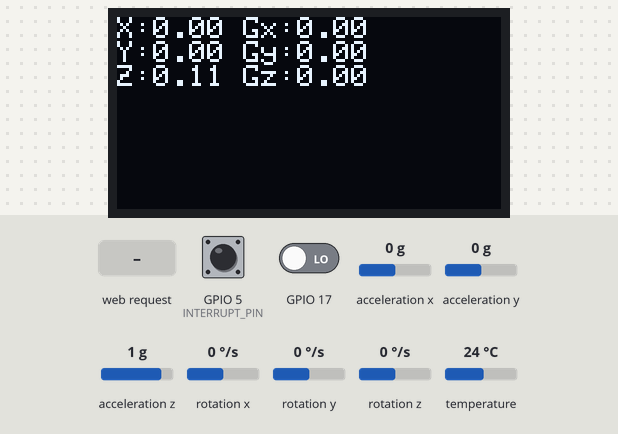
A sketch run on a simulated ESP32. Parts: 128×64 one-colour display. The test bench sets the inputs (shaded band); at power-on: rotation x 0 °/s, GPIO 17 LOW, GPIO 5 (INTERRUPT_PIN) HIGH, acceleration x 0 g, acceleration y 0 g, acceleration z 1 g, rotation y 0 °/s, rotation z 0 °/s, temperature 24 °C. WiFi joins after 1.5 s; servers stay silent unless stated; storage starts empty; what the sketch prints to the serial monitor is not drawn.

Above: at 9.9 s.
10.0 s: rotation x set to -192 °/s
At 10.19 s:
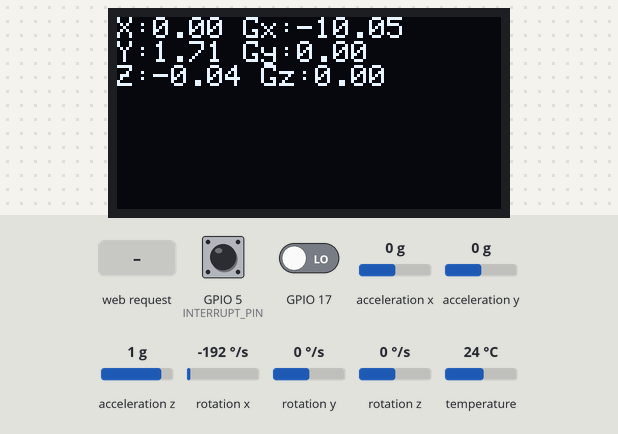
12.4 s: GPIO 17 driven HIGH
At 12.72 s:
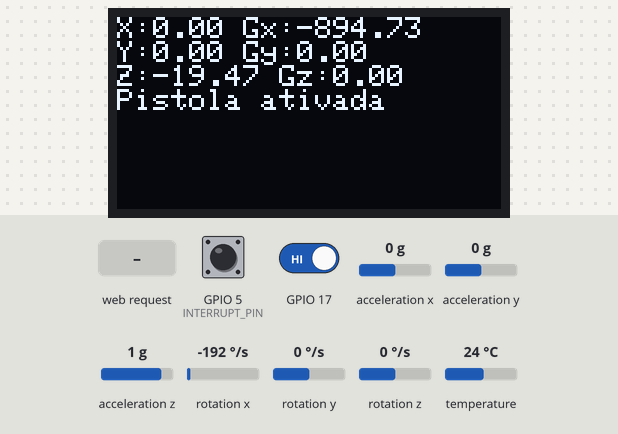
15.0 s: GPIO 5 (INTERRUPT_PIN) pulled LOW for 0.15 s
At 15.57 s:
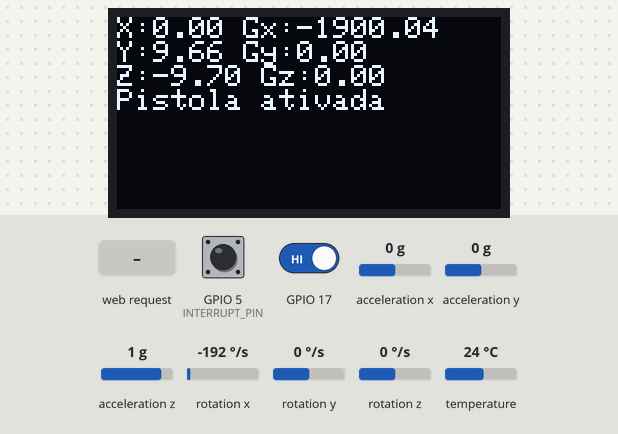
15.7 s: rotation x set to 0 °/s
At 16.9 s:
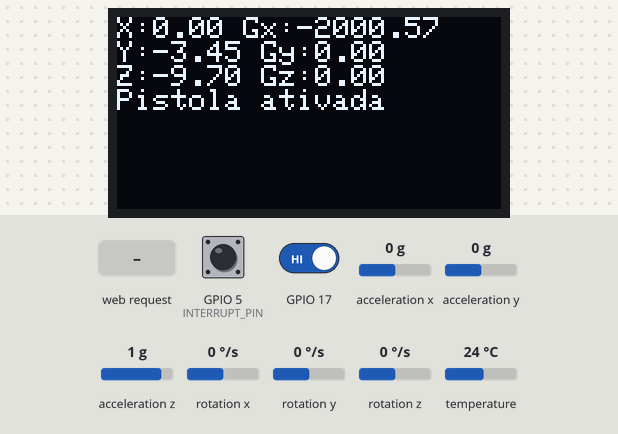
17.2 s: HTTP request GET /reset received
At 17.9 s:
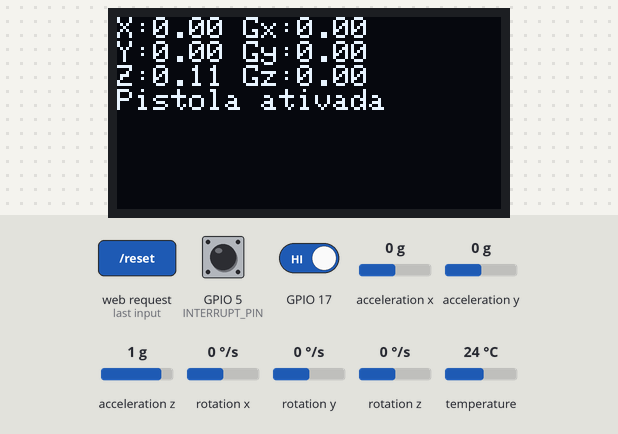
18.7 s: acceleration x set to -1.4 g
At 19.8 s:
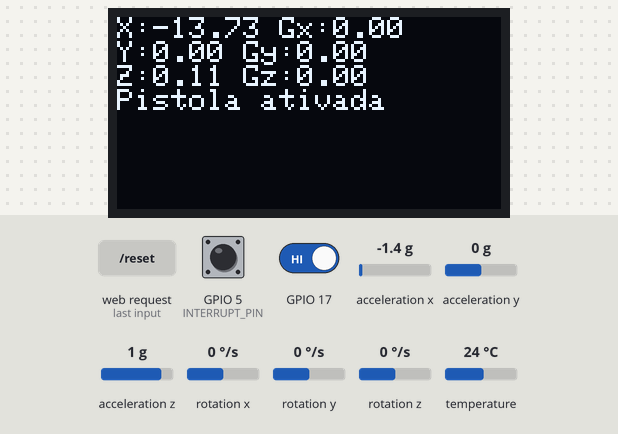
Timing chart, 0 to 21.2 s (numbered marks = the images above; inputs shaded):
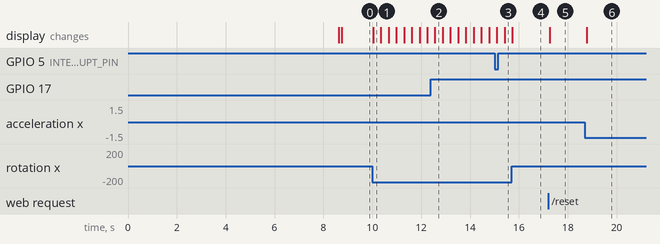

The sketch:

Leitura_e_envio_dados_sensor.ino
```cpp
#include <Arduino.h>
#include <Wire.h>
#include <WiFi.h>
#include <AsyncTCP.h>
#include <ESPAsyncWebServer.h>
#include <Adafruit_MPU6050.h>
#include <Adafruit_SSD1306.h>
#include <Adafruit_Sensor.h>
#include <Arduino_JSON.h>
#include "SPIFFS.h"
#include <Adafruit_SSD1306.h>

// Network credentials
const char* ssid = "ssssss";
const char* password = "cenouras";

// Create an SSD1306 object
Adafruit_SSD1306 display;

// Create AsyncWebServer object on port 80
AsyncWebServer server(80);

// Create an Event Source on /events
AsyncEventSource events("/events");

// Json Variable to Hold Sensor Readings
JSONVar readings;

// Timer variables
unsigned long lastTime = 0;
unsigned long previousTime = 0.0;
float time_delta = 0.0;
unsigned long lastTimeTemperature = 0;
unsigned long lastTimeAcc = 0;
unsigned long gyroDelay = 10;
unsigned long temperatureDelay = 1000;
unsigned long accelerometerDelay = 200;

// Create a sensor object
Adafruit_MPU6050 mpu;
sensors_event_t a, g, temp;

float gyroX = 0;
float gyroY = 0;
float gyroZ = 0;
float accX, accY, accZ;
float temperature;

// Gyroscope sensor deviation
float gyroXerror = 0.14;
float gyroYerror = 0.09;
float gyroZerror = 0.09;

// Offset values for gyroscopes
float gyroXoffset = 0.0;
float gyroYoffset = 0.0;
float gyroZoffset = 0.0;

float vX_now = 0.0;
float vX_ant = 0.0;
float vY_now = 0.0;
float vY_ant = 0.0;
float vZ_now = 0.0;
float vZ_ant = 0.0;

float X_now = 0.0;
float X_ant = 0.0;
float Y_now = 0.0;
float Y_ant = 0.0;
float Z_now = 0.0;
float Z_ant = 0.0;

// Variables for new referential
float accX_world = 0.0;
float accY_world = 0.0;
float accZ_world = 0.0;

// Constants for sensor calibration
float ACCEL_X_OFFSET = 0.0;
float ACCEL_Y_OFFSET = 0.0;
float ACCEL_Z_OFFSET = 0.0;

float gyroX_temp;
float gyroY_temp;
float gyroZ_temp;

float roll = 0.0;
float pitch = 0.0;
float yaw = 0.0;

// Number of samples for gyro offset calculation
const int numOffsetSamples = 3000;
int offsetSampleCount = 0;

// Initialize MPU6050
void initMPU(){
  if (!mpu.begin()) {
    Serial.println("Failed to find MPU6050 chip");
    while (1) {
      delay(10);
    }
  }
  Serial.println("MPU6050 Found!");
}

void initSPIFFS() {
  if (!SPIFFS.begin()) {
    Serial.println("An error has occurred while mounting SPIFFS");
  }
  Serial.println("SPIFFS mounted successfully");
}

// Initialize WiFi
void initWiFi() {
  WiFi.mode(WIFI_STA);
  WiFi.begin(ssid, password);
  Serial.println("");
  Serial.print("Connecting to WiFi...");
  while (WiFi.status() != WL_CONNECTED) {
    Serial.print(".");
    delay(1000);
  }
  Serial.println("");
  Serial.println(WiFi.localIP());

}


String getGyroReadings(){
  mpu.getEvent(&a, &g, &temp);

  gyroX_temp = g.gyro.x - gyroXoffset;
  if(abs(gyroX_temp) > gyroXerror)  {
    gyroX += gyroX_temp*3;
  }

  gyroY_temp = g.gyro.y - gyroYoffset;
  if(abs(gyroY_temp) > gyroYerror) {
    gyroY += gyroY_temp*3;
  }

  gyroZ_temp = g.gyro.z - gyroZoffset;

  if(abs(gyroZ_temp) > gyroZerror) {
    gyroZ += gyroZ_temp*3;
  }

  readings["gyroX"] = String(gyroX);
  readings["gyroY"] = String(gyroY);
  readings["gyroZ"] = String(gyroZ);

  String jsonString = JSON.stringify(readings);
  return jsonString;
}

String getAccReadings() {
  mpu.getEvent(&a, &g, &temp);
  float accel_x, accel_y, accel_z;
  accX = a.acceleration.x;
  accY = a.acceleration.y;
  accZ = a.acceleration.z;
  readings["accX"] = String(accX);
  readings["accY"] = String(accY);
  readings["accZ"] = String(accZ);
  String accString = JSON.stringify (readings);
  return accString;
}

String getTemperature(){
  mpu.getEvent(&a, &g, &temp);
  temperature = temp.temperature;
  return String(temperature);
}

void transformToWorldCoordinates(float gyroX, float gyroY, float gyroZ, float accX, float accY, float accZ, float& accX_world, float& accY_world, float& accZ_world, float& roll, float& pitch, float& yaw) {
  // Convert roll, pitch, and yaw angles from degrees to radians
  roll = radians(gyroX);
  pitch = radians(gyroY);
  yaw = radians(gyroZ);

  // Convert accelerometer readings to world coordinates
  accX_world = (accX * cos(pitch) * cos(yaw) + accY * (sin(roll) * sin(pitch) * cos(yaw) - cos(roll) * sin(yaw)) + accZ * (cos(roll) * sin(pitch) * cos(yaw) + sin(roll) * sin(yaw)));
  accY_world = (accX * cos(pitch) * sin(yaw) + accY * (sin(roll) * sin(pitch) * sin(yaw) + cos(roll) * cos(yaw)) + accZ * (cos(roll) * sin(pitch) * sin(yaw) - sin(roll) * cos(yaw)));
  accZ_world = -accX * sin(pitch) + accY * sin(roll) * cos(pitch) + accZ * cos(roll) * cos(pitch);

    // Verificar os limites de accX_world
  if (accX_world < 2 && accX_world > -1.5) {
    accX_world = 0.0;
    vX_now = 0.0;
    //X_now = X_ant;
  }

    // Verificar os limites de accY_world
  if (accY_world < 1.5 && accY_world > -1.0) {
    accY_world = 0.0;
    vY_now = 0.0;
    //Y_now = Y_ant;
  }

    // Verificar os limites de accZ_world
  if (accZ_world < 0.2 && accZ_world > -9.4) {
    accZ_world = 0.0;
    vZ_now = 0.0;
    //Z_now = Z_ant;
  }

    // Calculate velocity using gyroscope data
  vX_now = vX_ant + accX_world * (time_delta/1000);  // Equação da velocidade
  vX_ant = vX_now;

  vY_now = vY_ant + accY_world * (time_delta/1000); // Equação da velocidade
  vY_ant = vY_now;

  vZ_now = vZ_ant + accZ_world * (time_delta/1000);  // Equação da velocidade
  vZ_ant = vZ_now;

    // Calculate position using velocity
  X_now = X_ant + vX_ant * (time_delta/1000) + (accX_world * pow(time_delta/1000, 2)) / 2.0;  // Equação da posição
  X_ant = X_now;

  Y_now = Y_ant + vY_ant * (time_delta/1000) + (accY_world * pow(time_delta/1000, 2)) / 2.0;  // Equação da posição
  Y_ant = Y_now;

  Z_now = Z_ant + vZ_ant * (time_delta/1000) + (accZ_world * pow(time_delta/1000, 2)) / 2.0;  // Equação da posição
  Z_ant = Z_now;
}

const int INTERRUPT_PIN = 5;

void setup() {
  pinMode(INTERRUPT_PIN, INPUT_PULLUP);
  attachInterrupt(digitalPinToInterrupt(INTERRUPT_PIN), serialPrint,RISING);
  Serial.begin(115200);
  initWiFi();
  initSPIFFS();
  initMPU();

  // Calculate gyro offsets
  float gyroXsum = 0.0;
  float gyroYsum = 0.0;
  float gyroZsum = 0.0;

  // Read gyro values for offset calculation
  for (int i = 0; i < numOffsetSamples; i++) {
    mpu.getEvent(&a, &g, &temp);
    gyroXsum += g.gyro.x;
    gyroYsum += g.gyro.y;
    gyroZsum += g.gyro.z;
    offsetSampleCount++;

    if (offsetSampleCount >= numOffsetSamples) {
      break;
    }
  }

  // Calculate gyro offsets
  gyroXoffset = gyroXsum / offsetSampleCount;
  gyroYoffset = gyroYsum / offsetSampleCount;
  gyroZoffset = gyroZsum / offsetSampleCount;

  // Print the calculated offsets
  Serial.print("Gyro offsets: X=");
  Serial.print(gyroXoffset);
  Serial.print("  Y=");
  Serial.print(gyroYoffset);
  Serial.print("  Z=");
  Serial.println(gyroZoffset);

  Wire.begin();
  Serial.println("MPU6050 OLED printing");

  if (!mpu.begin()) {
    Serial.println("Sensor init failed");
    while (1)
      yield();
  }
  Serial.println("Found a MPU-6050 sensor");

  // SSD1306_SWITCHCAPVCC = generate display voltage from 3.3V internally
  if (!display.begin(SSD1306_SWITCHCAPVCC, 0x3C)) { // Address 0x3C for 128x64
    Serial.println(F("SSD1306 allocation failed"));
    for (;;)
      ; // Don't proceed, loop forever
  }

  // Handle Web Server
  server.on("/", HTTP_GET, [](AsyncWebServerRequest *request){
    request->send(SPIFFS, "/index.html", "text/html");
  });

  server.serveStatic("/", SPIFFS, "/");

  server.on("/reset", HTTP_GET, [](AsyncWebServerRequest *request){
    gyroX=0;
    gyroY=0;
    gyroZ=0;
    request->send(200, "text/plain", "OK");
  });

  server.on("/resetX", HTTP_GET, [](AsyncWebServerRequest *request){
    gyroX=0;
    request->send(200, "text/plain", "OK");
  });

  server.on("/resetY", HTTP_GET, [](AsyncWebServerRequest *request){
    gyroY=0;
    request->send(200, "text/plain", "OK");
  });

  server.on("/resetZ", HTTP_GET, [](AsyncWebServerRequest *request){
    gyroZ=0;
    request->send(200, "text/plain", "OK");
  });

  // Handle Web Server Events
  events.onConnect([](AsyncEventSourceClient *client){
    if(client->lastId()){
      Serial.printf("Client reconnected! Last message ID that it got is: %u\n", client->lastId());
    }
    // send event with message "hello!", id current millis
    // and set reconnect delay to 1 second
    client->send("hello!", NULL, millis(), 10000);
  });
  server.addHandler(&events);

  server.begin();

  // Initialize the SSD1306 display
  display.begin(SSD1306_SWITCHCAPVCC, 0x3C);
  display.clearDisplay();
  display.setTextColor(SSD1306_WHITE);
  display.setTextSize(1);
  display.setCursor(0, 0);
  display.display();

  pinMode(17, INPUT);
}

void loop() {
  unsigned long currentTime = millis();
  time_delta = (currentTime - previousTime);
  previousTime = currentTime;

  float gyroXsum = 0.0;
  float gyroYsum = 0.0;
  float gyroZsum = 0.0;

  if (offsetSampleCount < numOffsetSamples) {
    // Offset calculation is still in progress
    mpu.getEvent(&a, &g, &temp);
    gyroXsum += g.gyro.x;
    gyroYsum += g.gyro.y;
    gyroZsum += g.gyro.z;
    offsetSampleCount++;
  } else {
    if ((millis() - lastTime) > gyroDelay) {
      // Update gyro readings
      String gyroReadings = getGyroReadings();
      events.send(gyroReadings.c_str(), "gyro", millis());
      lastTime = millis();
    }

    if ((millis() - lastTimeAcc) > accelerometerDelay) {
      // Update accelerometer readings
      String accReadings = getAccReadings();
      events.send(accReadings.c_str(), "accelerometer", millis());
      lastTimeAcc = millis();
    }

    if ((millis() - lastTimeTemperature) > temperatureDelay) {
      // Update temperature readings
      String tempReadings = getTemperature();
      events.send(tempReadings.c_str(), "temperature", millis());
      lastTimeTemperature = millis();
    }
    currentTime = millis();

  }

  // Calculate world coordinates
  transformToWorldCoordinates(gyroX, gyroY, gyroZ, accX, accY, accZ, accX_world, accY_world, accZ_world, roll, pitch, yaw);

  accX_world -= 0;
  accY_world -= 0;
  accZ_world -= 9.7;

  // Atualizar o tempo da última atualização
  currentTime = millis();

  display.clearDisplay();
  display.setCursor(0, 0);
  display.print("X:");
  display.print(accX_world);
  display.print(" Gx:");
  display.println(gyroX);
  display.print("Y:");
  display.print(accY_world);
  display.print(" Gy:");
  display.println(gyroY);
  display.print("Z:");
  display.print(accZ_world);
  display.print(" Gz:");
  display.println(gyroZ);

  // Quando o botão é premido aparece "Pistola Ativada"
  if (digitalRead(17) == HIGH) {
    display.println("Pistola ativada");
  }
  display.display();

  // Print the readings to the serial monitor
  Serial.print(accX_world);
  Serial.print(", ");
  Serial.print(accY_world);
  Serial.print(", ");
  Serial.print(accZ_world);
  Serial.print(", ");
  Serial.print(gyroX);
  Serial.print(", ");
  Serial.print(gyroY);
  Serial.print(", ");
  Serial.println(gyroZ);
}

void serialPrint()
{
  String gyroReadings = getGyroReadings();
  Serial.println(gyroReadings);
}
```

Measured:
- after the input at 10.0 s, the display: changes at once (image 1)
- after the input at 12.4 s, the display: changes after 0.16 s (image 2)
- after the input at 17.2 s, the display: changes after 0.06 s (image 5)
- after the input at 18.7 s, the display: changes after 0.08 s (image 6)
